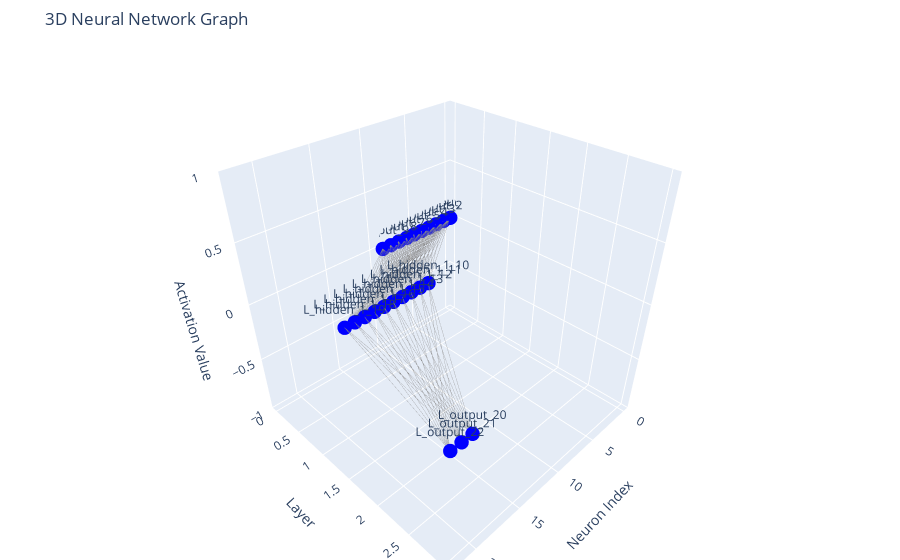

The notebook cell saved with this chart:
### Code cell
import networkx as nx
import plotly.graph_objects as go
import pandas as pd

# Assuming connections_df is your DataFrame
G = nx.DiGraph()

for _, row in connections_df.iterrows():
    source = f"{row['source_layer']}_{row['source_neuron']}"
    target = f"{row['target_layer']}_{row['target_neuron']}"
    weight = row['weight']
    G.add_edge(source, target, weight=weight)

# Assign positions to nodes in 3D space
pos = {}
layer_positions = {'L_input': 0, 'L_hidden_1': 1, 'L_hidden_2': 2, 'L_output': 3}
for node in G.nodes():
    layer, neuron = node.rsplit('_', 1)
    x = int(neuron)
    y = layer_positions.get(layer, 0)
    z = 0  # You can use activation values or other metrics here
    pos[node] = (x, y, z)

# Extract edge coordinates
edge_x = []
edge_y = []
edge_z = []
for edge in G.edges():
    x0, y0, z0 = pos[edge[0]]
    x1, y1, z1 = pos[edge[1]]
    edge_x.extend([x0, x1, None])
    edge_y.extend([y0, y1, None])
    edge_z.extend([z0, z1, None])

# Extract node coordinates
node_x = []
node_y = []
node_z = []
for node in G.nodes():
    x, y, z = pos[node]
    node_x.append(x)
    node_y.append(y)
    node_z.append(z)

# Create the Plotly figure
edge_trace = go.Scatter3d(
    x=edge_x, y=edge_y, z=edge_z,
    line=dict(width=0.5, color='#888'),
    hoverinfo='none',
    mode='lines')

node_trace = go.Scatter3d(
    x=node_x, y=node_y, z=node_z,
    mode='markers+text',
    marker=dict(
        size=5,
        color='blue'),
    text=list(G.nodes()),
    hoverinfo='text')

fig = go.Figure(data=[edge_trace, node_trace],
                layout=go.Layout(
                    title='3D Neural Network Graph',
                    showlegend=False,
                    scene=dict(
                        xaxis_title='Neuron Index',
                        yaxis_title='Layer',
                        zaxis_title='Activation Value'),
                    margin=dict(l=0, r=0, b=0, t=50)))

fig.show()

### Figure 1 — Plotly figure (JSON) as saved in the notebook; plotly's stock layout.template omitted (floating-point values rounded to 4 significant figures; data arrays with more than 128 entries replaced by an {"elided": "..."} marker saying what was removed)
{"data": [{"hoverinfo": "none", "line": {"color": "#888", "width": 0.5}, "mode": "lines", "type": "scatter3d", "x": {"elided": "390 int values"}, "y": {"elided": "390 int values"}, "z": {"elided": "390 int values"}}, {"hoverinfo": "text", "marker": {"color": "blue", "size": 5}, "mode": "markers+text", "text": ["L_input_0", "L_hidden_1_10", "L_input_1", "L_input_2", "L_input_3", "L_input_4", "L_input_5", "L_input_6", "L_input_7", "L_input_8", "L_input_9", "L_hidden_1_11", "L_hidden_1_12", "L_hidden_1_13", "L_hidden_1_14", "L_hidden_1_15", "L_hidden_1_16", "L_hidden_1_17", "L_hidden_1_18", "L_hidden_1_19", "L_output_20", "L_output_21", "L_output_22"], "type": "scatter3d", "x": [0, 10, 1, 2, 3, 4, 5, 6, 7, 8, 9, 11, 12, 13, 14, 15, 16, 17, 18, 19, 20, 21, 22], "y": [0, 1, 0, 0, 0, 0, 0, 0, 0, 0, 0, 1, 1, 1, 1, 1, 1, 1, 1, 1, 3, 3, 3], "z": [0, 0, 0, 0, 0, 0, 0, 0, 0, 0, 0, 0, 0, 0, 0, 0, 0, 0, 0, 0, 0, 0, 0]}], "layout": {"margin": {"b": 0, "l": 0, "r": 0, "t": 50}, "scene": {"xaxis": {"title": {"text": "Neuron Index"}}, "yaxis": {"title": {"text": "Layer"}}, "zaxis": {"title": {"text": "Activation Value"}}}, "showlegend": false, "title": {"text": "3D Neural Network Graph"}}}
